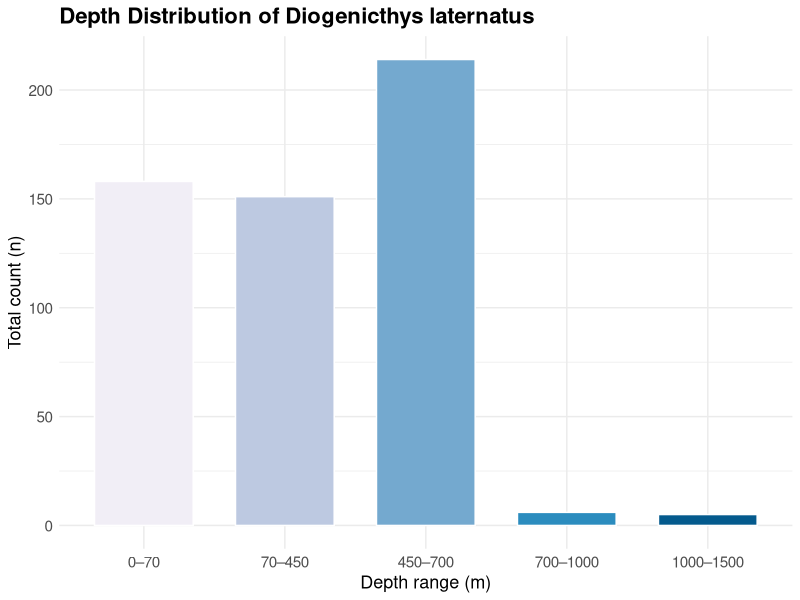
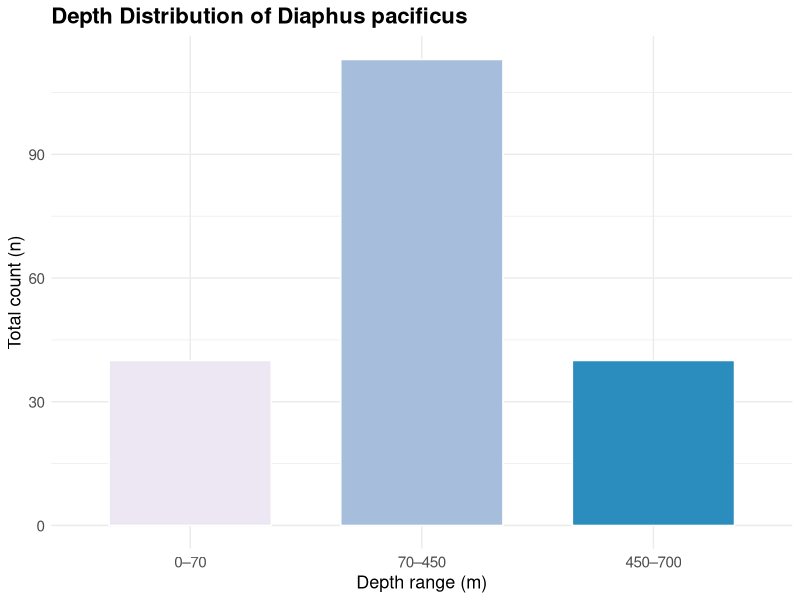

R code for these plots, in order:
## ---- chunk 1
#| message: false

library(here)
library(ggplot2)
library(dplyr)
library(stringr)
## ---- chunk 2
#| message: false

ccz_micronekton <- read.csv(here("Week_10", "Data", "ccz_target_cleaned.csv"))
## ---- chunk 3
#| message: false

sample_info <-  function(sample_number, data) { ## setting function input to sample #
  result <- data[data$Sample.. %in% sample_number, ## setting the result to the selected sample information
                 c("LTU", "n", "Cruise.Number", "Site", "depth_range_m")]
  if (nrow(result) == 0) {
    return("Sample number not found")
  } ## to display if no corresponding sample number
  result$Cruise.Number <- ifelse(result$Cruise.Number == "DG5B", "Spring",
                          ifelse(result$Cruise.Number == "DG5C", "Fall",
                                 result$Cruise.Number))
  rownames(result) <- NULL
  return(result)
}
## ---- chunk 4
sample_info(3, ccz_micronekton)
## ---- chunk 5
sample_info(c(3, 5, 6), ccz_micronekton)
## ---- chunk 6
plot_species_bar <- function(species_name, data = ccz_micronekton) {
  # normalize depth labels and make an ordered factor
  dat <- data %>%
    mutate(
      depth_range_m = str_replace_all(as.character(depth_range_m), "-", "–") |> str_trim(),
      n = as.numeric(n)
    ) %>%
    filter(LTU == species_name, !is.na(depth_range_m), !is.na(n))

  # create ordered factor for depths
  depth_levels <- dat %>%
    distinct(depth_range_m) %>%
    mutate(low = as.numeric(sub("–.*", "", depth_range_m))) %>%
    arrange(low) %>%
    pull(depth_range_m)

  # summarize total count per depth range
  dat_sum <- dat %>%
    group_by(depth_range_m) %>%
    summarise(total_n = sum(n, na.rm = TRUE), .groups = "drop") %>%
    mutate(depth_range_m = factor(depth_range_m, levels = depth_levels))

  # make bar plot
  ggplot(dat_sum, aes(x = depth_range_m, y = total_n, fill = depth_range_m)) +
    geom_bar(stat = "identity", width = 0.7, color = "white", show.legend = FALSE) +
    scale_fill_brewer(palette = "PuBu") +
    labs(
      title = paste("Depth Distribution of", species_name),
      x = "Depth range (m)",
      y = "Total count (n)"
    ) +
    theme_minimal(base_family = "Helvetica") +
    theme(
      plot.title = element_text(size = 16, face = "bold"),
      axis.title = element_text(size = 13),
      axis.text = element_text(size = 11)
    )
}
## ---- chunk 7
# Example:
plot_species_bar("Diogenicthys laternatus")
## ---- chunk 8
plot_species_bar("Diaphus pacificus")
